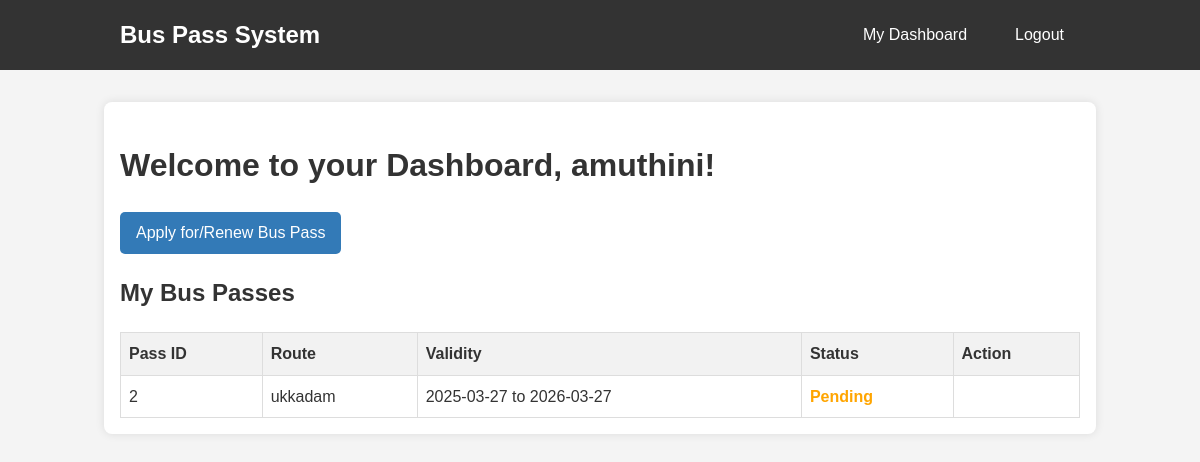
/dashboard (signed in), run on the app's committed database.
### tables this page shows
CREATE TABLE bus_passes (
            id INTEGER PRIMARY KEY,
            user_id INTEGER,
            start_date TEXT NOT NULL,
            end_date TEXT NOT NULL,
            route TEXT NOT NULL,
            status TEXT NOT NULL,
            FOREIGN KEY(user_id) REFERENCES users(id)
        );

### app.py (the view)
@app.route('/dashboard')
def user_dashboard():
    if 'user_id' not in session or session.get('is_admin'):
        return redirect(url_for('login'))
    user_passes_raw = query_db('SELECT * FROM bus_passes WHERE user_id = ?', [session['user_id']])
    user_passes=[]
    current_date = datetime.date.today()
    for p_raw in user_passes_raw:
        p=dict(p_raw)
        p_end_date = datetime.datetime.strptime(p['end_date'], '%Y-%m-%d').date()
        p['is_active'] = p_end_date >= current_date
        user_passes.append(p)
    return render_template('user_dashboard.html', passes=user_passes)

### app.py (called while the page is built)
def get_db():
    db = getattr(g, '_database', None)
    if db is None:
        db = g._database = sqlite3.connect(DATABASE)
        db.row_factory = sqlite3.Row
    return db

@app.teardown_appcontext
def close_connection(exception):
    db = getattr(g, '_database', None)
    if db is not None:
        db.close()

def query_db(query, args=(), one=False):
    cur = get_db().execute(query, args)
    rv = cur.fetchall()
    cur.close()
    return (rv[0] if rv else None) if one else rv

### templates/user_dashboard.html (shortened to what this page needs)
{% extends "layout.html" %}
{% block content %}
    <h1>Welcome to your Dashboard, {{ session['username'] }}!</h1>
    <div class="actions">
        <a href="{{ url_for('apply_pass') }}" class="button">Apply for/Renew Bus Pass</a>
    </div>
    <h2>My Bus Passes</h2>
    {% if passes %}
        <table>
            <thead>
                <tr>
                    <th>Pass ID</th>
                    <th>Route</th>
                    <th>Validity</th>
                    <th>Status</th>
                    <th>Action</th>
                </tr>
            </thead>
            <tbody>
                {% for pass in passes %}
                <tr>
                    <td>{{ pass['id'] }}</td>
                    <td>{{ pass['route'] }}</td>
                    <td>{{ pass['start_date'] }} to {{ pass['end_date'] }}</td>
                    <td>
                        <span class="status-{{ pass['status'] }}">
                            {{ pass['status'].capitalize() }}
                        </span>
                    </td>
                    <td>
                    </td>
                </tr>
                {% endfor %}
            </tbody>
        </table>
    {% else %}
        <p>You do not have any bus passes yet. <a href="{{ url_for('apply_pass') }}">Apply for one now</a>.</p>
    {% endif %}
{% endblock %}

### static/css/style.css (style rules this page uses)
body { font-family: Arial, sans-serif; line-height: 1.6; margin: 0; padding: 0; background-color: #f4f4f4; color: #333; }
h1, h2 { color: #333; }
.button, button { display: inline-block; background: #337ab7; color: #fff; padding: 0.5rem 1rem; text-decoration: none; border-radius: 5px; border: none; cursor: pointer; margin-right: 0.5rem; }
table { width: 100%; border-collapse: collapse; margin-top: 1rem; }
table, th, td { border: 1px solid #ddd; text-align: left; padding: 8px; }
thead { background-color: #f2f2f2; }
.status-pending { color: orange; font-weight: bold; }

### data on the page
bus_passes: id "2", route "ukkadam", start_date "2025-03-27", end_date "2026-03-27", status "Pending"

### other printed values
{{ session['username'] }} "amuthini"
